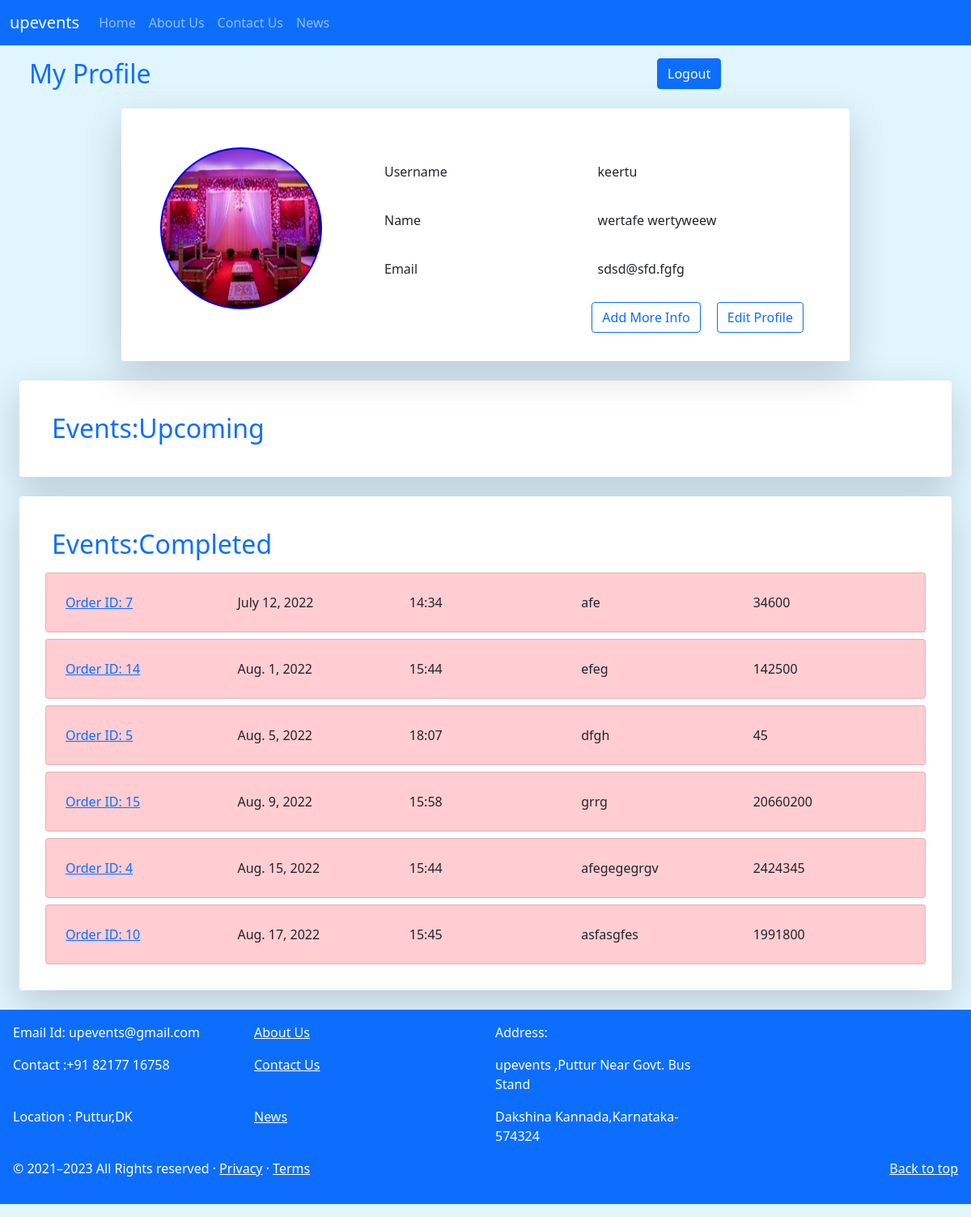
Before: /user/userprofile/ (signed in) with the older database file.
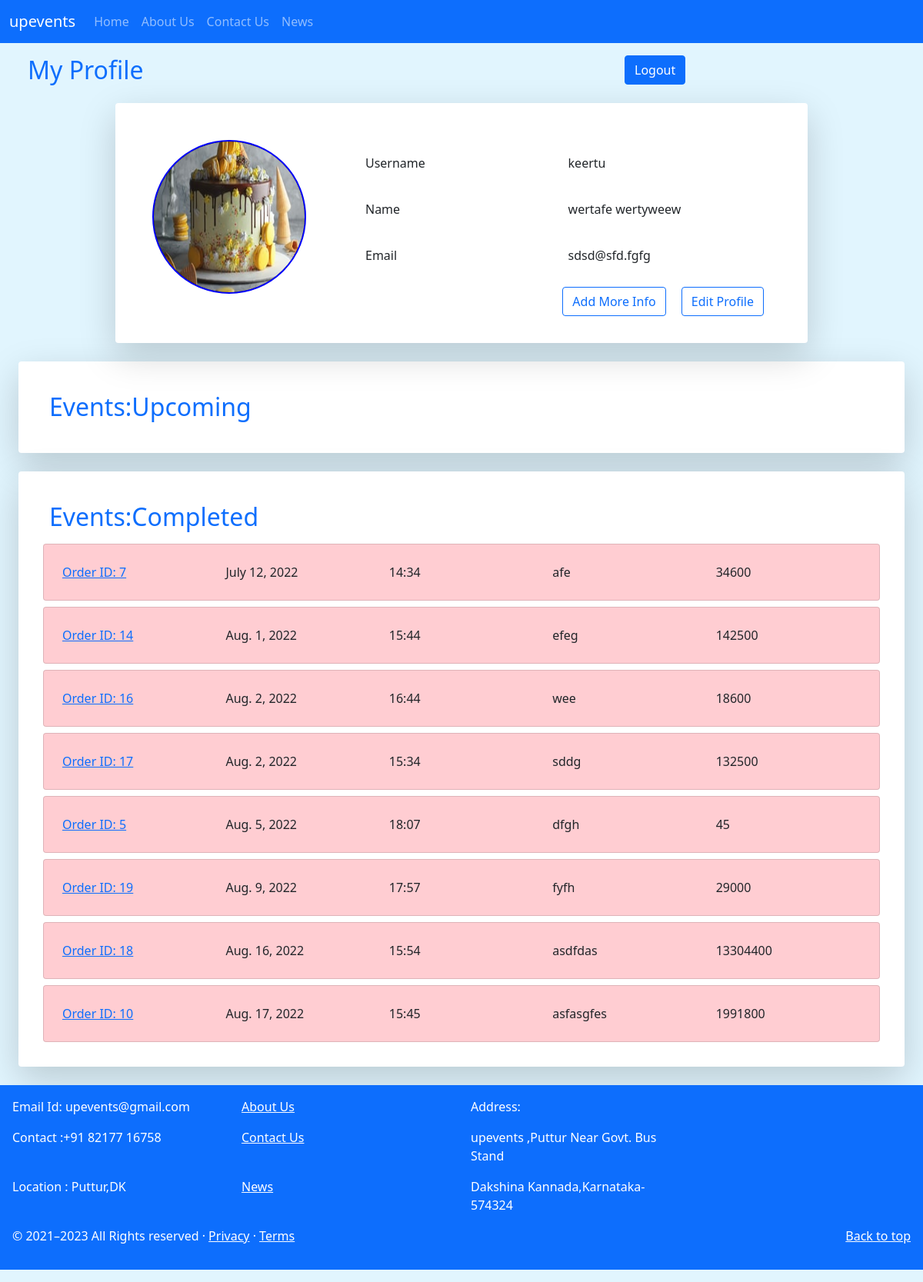
After: the same page with the newer database file.
### user/models.py (models this page shows, shortened)
class UserProfile(models.Model):
    u_id=models.AutoField(primary_key=True)
    user_name=models.CharField(max_length=30,unique=True)
    user_mbl_no=models.CharField(max_length=60)
    user_dob=models.DateField()
    user_gender=models.CharField(max_length=30)
    user_image=models.URLField(null=True)

class Order(models.Model):
    order_id=models.AutoField(primary_key=True)
    user_name=models.CharField(max_length=30)
    name=models.CharField(max_length=70)
    mbl_no=models.CharField(max_length=70)
    email=models.CharField(max_length=70)
    date=models.DateField()
    time=models.CharField(max_length=70)
    est_people=models.IntegerField()
    venue=models.CharField(max_length=70)
    venue_address=models.CharField(max_length=300)
    venue_pin=models.CharField(max_length=70)
    est_cost=models.IntegerField()
    invite_image=models.URLField()
    order_items=models.TextField(default='')

### user/views.py (the view)
# urls.py: path('userprofile/',views.userprofile,name="userprofile"),
def userprofile(request):
    dateoftoday=date.today()
    order_items_over=Order.objects.filter(user_name=request.user,date__lte=dateoftoday).order_by('date')
    order_items_coming=Order.objects.filter(user_name=request.user,date__gt=dateoftoday).order_by('date')
    userprofile=UserProfile.objects.filter(user_name=request.user)
    return render(request ,'user/userprofile.html',{'user_image':userprofile,'order_items_over':order_items_over,'order_items_coming':order_items_coming})

### user/templates/user/userprofile.html (shortened to what this page needs)
{% extends 'user/basic.html' %}
{% load static %}
{% block bg-img %}
style="background-color:#E1F5FE; "
{% endblock bg-img %}
{% load static %}
{% block body %}
{% if user.is_authenticated %}
<div class="row mx-4 my-3 justify-content-between ">
  <div class="col-4">
    <h2 class="text-primary">My Profile</h2>
  </div>
  <div class="col-4 ">
    <a href="/logout" class="btn btn-primary mx-2" type="button">Logout</a>
  </div>
</div>
<div class="card container mt-2 border-0 shadow-lg rounded">
  <div class="row m-2 p-3 ">
    <div class="col-4">
      <div class="image pt-4">
        {% if user_image %}
        {% for userinfo in user_image %}
        {% if userinfo.user_image %}
        <img src="{{userinfo.user_image}}" style="border-radius: 100px; border:2px solid blue ;background-color:black; "
          height="200px" width="200px" class="img-responsive">
        {% else %}
        <img src="{% static '/user/images/birthday.jpg' %}"
          style="border-radius: 100px; border:2px solid blue ;background-color:black; " height="200px" width="200px"
          class="img-responsive">
        {% endif %}
        {% endfor %}
        {% else %}
        <img src="{% static '/user/images/birthday.jpg' %}"
          style="border-radius: 100px; border:2px solid blue ;background-color:black; " height="200px" width="200px"
          class="img-responsive">
        {% endif %}
      </div>
    </div>
    <div class="col container pt-4">
      <table>
        <tr>
          <td>Username</td>
          <td>{{user.username}}</td>
        </tr>
        <tr>
          <td>Name</td>
          <td>{{user.get_full_name}}</td>
        </tr>
        <tr>
          <td>Email</td>
          <td>{{user.email}}</td>
        </tr>
        <tr class="mt-4" style="text-align: right;">
          <td colspan="2">
            <a href="/user/addprofile" class="btn btn-outline-primary mx-2" type="button">Add More Info</a>
            <a href="/user/editprofile" class="btn btn-outline-primary mx-2" type="button">Edit Profile</a>
          </td>
        </tr>
      </table>
    </div>
  </div>
</div>
<div class="shadow-lg rounded  p-4 m-4  bg-white">
  <h2 class="m-3 text-primary">Events:Upcoming</h2>
</div>
<div class="shadow-lg rounded p-4 m-4  bg-white">
  <h2 class="m-3 text-primary">Events:Completed</h2>
  {% for i in order_items_over %}
  <div class="card p-4 m-2 " style="background-color: #FFCDD2;">
    <div class="row">
      <div class="col ">
        <a href="/user/orderinfo/{{i.order_id}}" class=""> Order ID: {{i.order_id}}
        </a>
      </div>
      <div class="col">{{i.date}}</div>
      <div class="col">{{i.time}}</div>
      <div class="col">{{i.venue}}</div>
      <div class="col">{{i.est_cost}}</div>
    </div>
  </div>
  {% endfor %}
</div>
{% else %}
<h3 class="text-center my-4">Please Log in</h3>
<div class="container my-4 text-center">
  <a href="/login" class="btn btn-outline-primary mx-2 " type="button">Login</a>
</div>
{%endif%}
{% endblock body %}

Changed rows visible on the page:
removed Order: order_id "15", date "Aug. 9, 2022", time "15:58", venue "grrg", est_cost "20660200"
removed Order: order_id "4", date "Aug. 15, 2022", time "15:44", venue "afegegegrgv", est_cost "2424345"
changed UserProfile: user_image: a different picture
added Order: order_id "16", date "Aug. 2, 2022", time "16:44", venue "wee", est_cost "18600"
added Order: order_id "17", date "Aug. 2, 2022", time "15:34", venue "sddg", est_cost "132500"
added Order: order_id "19", date "Aug. 9, 2022", time "17:57", venue "fyfh", est_cost "29000"
added Order: order_id "18", date "Aug. 16, 2022", time "15:54", venue "asdfdas", est_cost "13304400"
